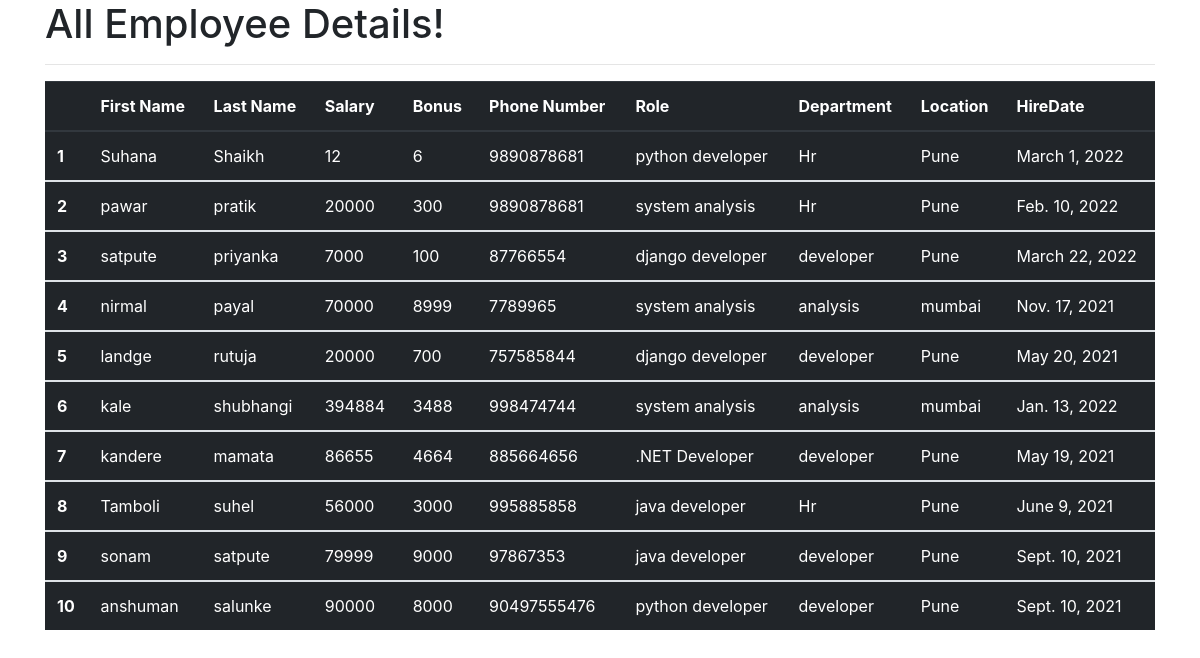
The app's page /all_emp with its own data.
### emp_app/models.py (models this page shows, shortened)
class Employee(models.Model):
    first_name = models.CharField(max_length=50)
    last_name = models.CharField(max_length=50)
    dept = models.ForeignKey(Department,default=None,on_delete=models.CASCADE)
    salary = models.IntegerField()
    bonus = models.IntegerField()
    role = models.ForeignKey(Role,default=None,on_delete=models.CASCADE)
    phone  = models.IntegerField()
    hire_date = models.DateField()
    def  __str__(self):
        return "%s %s %s" %(self.first_name,self.last_name,self.phone)

class Role(models.Model):
    name = models.CharField(max_length=50,default=None)

class Department(models.Model):
    name = models.CharField(max_length=50,default=None)
    location = models.CharField(max_length=50,default=None)

### emp_app/views.py (the view)
# urls.py: path('all_emp',views.all_emp,name="all_emp"),
def all_emp(request):
    emps = Employee.objects.all()
    context = {
        'emps' : emps
    }
    print(context)
    return render(request,'all_emp.html',context)

### emp_app/templates/all_emp.html (shortened to what this page needs)
<!doctype html>
<html lang="en">
  <head>
    <link rel="stylesheet" href="https://cdn.jsdelivr.net/npm/bootstrap@4.1.3/dist/css/bootstrap.min.css">
    <link rel="stylesheet" href="https://cdn.jsdelivr.net/npm/bootstrap@4.1.3/dist/css/bootstrap.min.css">
  </head>
  <body>
  <div class ="container">
      <h1>All Employee Details!</h1>
      <hr>
    <table class="table table-dark">
<thead>
    <tr>
        <th scope="col">  </th>
        <th scope="col">First Name</th>
        <th scope="col">Last Name</th>
        <th scope="col">Salary</th>
        <th scope="col">Bonus</th>
        <th scope="col">Phone Number</th>
        <th scope="col">Role</th>
        <th scope="col">Department</th>
        <th scope="col">Location</th>
        <th scope="col">HireDate</th>
    </tr>
</thead>
      {% for emp in emps %}
<tbody>
    <tr>
      <th scope="row">{{emp.id}}</th>
      <td>{{emp.first_name}}</td>
      <td>{{emp.last_name}}</td>
      <td>{{emp.salary}}</td>
      <td>{{emp.bonus}}</td>
      <td>{{emp.phone}}</td>
      <td>{{emp.role.name}}</td>
      <td>{{emp.dept.name}}</td>
      <td>{{emp.dept.location}}</td>
      <td>{{emp.hire_date}}</td>
    </tr>
</tbody>
     {% endfor %}
    </table>
  </div>
    </body>
  </html>

### records on screen
Employee: id "1", first_name "Suhana", last_name "Shaikh", salary "12", bonus "6", phone "9890878681", role.name "python developer", dept.name "Hr", dept.location "Pune", hire_date "March 1, 2022"
Employee: id "2", first_name "pawar", last_name "pratik", salary "20000", bonus "300", phone "9890878681", role.name "system analysis", dept.name "Hr", dept.location "Pune", hire_date "Feb. 10, 2022"
Employee: id "3", first_name "satpute", last_name "priyanka", salary "7000", bonus "100", phone "87766554", role.name "django developer", dept.name "developer", dept.location "Pune", hire_date "March 22, 2022"
Employee: id "4", first_name "nirmal", last_name "payal", salary "70000", bonus "8999", phone "7789965", role.name "system analysis", dept.name "analysis", dept.location "mumbai", hire_date "Nov. 17, 2021"
Employee: id "5", first_name "landge", last_name "rutuja", salary "20000", bonus "700", phone "757585844", role.name "django developer", dept.name "developer", dept.location "Pune", hire_date "May 20, 2021"
Employee: id "6", first_name "kale", last_name "shubhangi", salary "394884", bonus "3488", phone "998474744", role.name "system analysis", dept.name "analysis", dept.location "mumbai", hire_date "Jan. 13, 2022"
Employee: id "7", first_name "kandere", last_name "mamata", salary "86655", bonus "4664", phone "885664656", role.name ".NET Developer", dept.name "developer", dept.location "Pune", hire_date "May 19, 2021"
Employee: id "8", first_name "Tamboli", last_name "suhel", salary "56000", bonus "3000", phone "995885858", role.name "java developer", dept.name "Hr", dept.location "Pune", hire_date "June 9, 2021"
Employee: id "9", first_name "sonam", last_name "satpute", salary "79999", bonus "9000", phone "97867353", role.name "java developer", dept.name "developer", dept.location "Pune", hire_date "Sept. 10, 2021"
Employee: id "10", first_name "anshuman", last_name "salunke", salary "90000", bonus "8000", phone "90497555476", role.name "python developer", dept.name "developer", dept.location "Pune", hire_date "Sept. 10, 2021"
